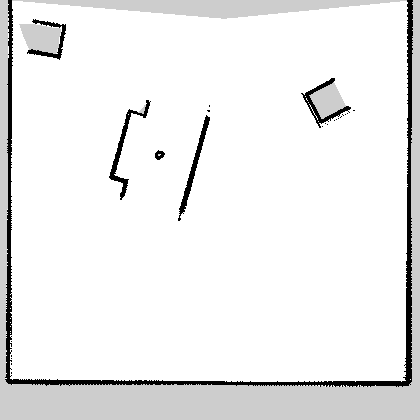
#> input picture scan_map/maps/raw_map.pgm, 420 x 420 px
$ jupyter execute --allow-errors map_processor.ipynb
#> lines starting #> are read from the running program, lines starting #| are printed output that depends on the picture; after the words box and inside, x2 and y2 are one past the last pixel; in counts of white or black regions, pixels touching at a corner belong together
# map_processor debug notebook

This notebook mirrors `map_processor.py`, but keeps every important intermediate image visible: raw map loading, thresholding, dilation, template scaling, wall matching, alignment, per-object match heatmaps, masking, and final output canvases.

Run cells top to bottom. The default paths assume this notebook lives in `scan_map/scripts/` and reads `../maps/raw_map.pgm` plus `../templates/*.png`.

[cell 1]
from pathlib import Path
import csv

import cv2
import matplotlib.pyplot as plt
import numpy as np
import yaml

plt.rcParams['figure.figsize'] = (8, 8)
plt.rcParams['image.cmap'] = 'gray'

NOTEBOOK_DIR = Path.cwd()
if not (NOTEBOOK_DIR / '../maps/raw_map.pgm').resolve().exists():
    # Allows running from repo root in JupyterLab.
    NOTEBOOK_DIR = Path('scan_map/scripts').resolve()

MAP_DIR = (NOTEBOOK_DIR / '../maps').resolve()
TPL_DIR = (NOTEBOOK_DIR / '../templates').resolve()
RAW_MAP = MAP_DIR / 'raw_map.pgm'

TPL_RES = 0.001
FINAL_RES = 0.01
FIELD_SIZE = 4.0

print('MAP_DIR =', MAP_DIR)
print('TPL_DIR =', TPL_DIR)
print('RAW_MAP =', RAW_MAP)

## Helpers

These are copied from the processor, with extra debug helpers for plotting score maps and overlays.

[cell 2]
def show_img(img, title='', cmap='gray', vmin=None, vmax=None, ax=None):
    if ax is None:
        _, ax = plt.subplots(figsize=(8, 8))
    ax.imshow(img, cmap=cmap, vmin=vmin, vmax=vmax)
    ax.set_title(title)
    ax.axis('off')
    return ax


# [12 lines left out: function show_grid, not called in this run]


def load_scaled_template(filename, target_res, threshold=200, crop=True):
    """Load template PNG as a white obstacle mask.

    Template files are black obstacle geometry on white background. For overlays
    and final drawing, ignore all white background pixels and keep only black
    geometry as 255-valued mask pixels.
    """
    img = cv2.imread(str(TPL_DIR / filename), cv2.IMREAD_GRAYSCALE)
    if img is None:
        raise FileNotFoundError(f'Missing template: {filename}')
    if img.shape[0] == 0 or img.shape[1] == 0:
        return None
    img = np.where(img < threshold, 255, 0).astype(np.uint8)
    if int(np.max(img)) == 0:
        return None
    if crop:
        ys, xs = np.where(img > 0)
        img = img[ys.min():ys.max() + 1, xs.min():xs.max() + 1]
    scale = TPL_RES / target_res
    w = max(1, int(round(img.shape[1] * scale)))
    h = max(1, int(round(img.shape[0] * scale)))
    return cv2.resize(img, (w, h), interpolation=cv2.INTER_NEAREST)


def create_wall_template(size=FIELD_SIZE, thickness=0.1, res=FINAL_RES):
    p_size, p_thick = int(size / res), int(thickness / res)
    img = np.zeros((p_size + p_thick * 2, p_size + p_thick * 2), dtype=np.uint8)
    cv2.rectangle(img, (p_thick, p_thick), (p_size + p_thick, p_size + p_thick), 255, p_thick)
    return img


def rotate_template(template, angle):
    h, w = template.shape
    M = cv2.getRotationMatrix2D((w // 2, h // 2), angle, 1.0)
    return cv2.warpAffine(template, M, (w, h), flags=cv2.INTER_NEAREST)


def rotate_template_bound(template, angle):
    """Rotate a mask without clipping its corners."""
    h, w = template.shape
    center = (w / 2.0, h / 2.0)
    M = cv2.getRotationMatrix2D(center, angle, 1.0)
    cos = abs(M[0, 0])
    sin = abs(M[0, 1])
    new_w = int(np.ceil((h * sin) + (w * cos)))
    new_h = int(np.ceil((h * cos) + (w * sin)))
    M[0, 2] += (new_w / 2.0) - center[0]
    M[1, 2] += (new_h / 2.0) - center[1]
    return cv2.warpAffine(template, M, (new_w, new_h), flags=cv2.INTER_NEAREST, borderValue=0)


# [37 lines left out: function fit_template_overlap_debug, not called in this run]


def fit_template_debug(map_img, template, angles, method=cv2.TM_CCOEFF_NORMED):
    best = {
        'score': -np.inf,
        'loc': (0, 0),
        'angle': None,
        'rotated': None,
        'response': None,
    }
    per_angle = []
    h, w = template.shape
    for angle in angles:
        rotated = rotate_template(template, angle)
        response = cv2.matchTemplate(map_img, rotated, method)
        min_val, max_val, min_loc, max_loc = cv2.minMaxLoc(response)
        if method in (cv2.TM_SQDIFF, cv2.TM_SQDIFF_NORMED):
            score, loc = -min_val, min_loc
        else:
            score, loc = max_val, max_loc
        per_angle.append((angle, score))
        if score > best['score']:
            best.update(score=score, loc=loc, angle=angle, rotated=rotated, response=response)
    best['cx'] = best['loc'][0] + w // 2
    best['cy'] = best['loc'][1] + h // 2
    best['per_angle'] = np.array(per_angle, dtype=float)
    return best


def overlay_template(map_img, template, cx, cy, title='overlay'):
    fig, ax = plt.subplots(figsize=(8, 8))
    ax.imshow(map_img, cmap='gray', vmin=0, vmax=255)
    h, w = template.shape
    extent = [cx - w // 2, cx - w // 2 + w, cy - h // 2 + h, cy - h // 2]
    masked = np.ma.masked_where(template <= 0, template)
    ax.imshow(masked, cmap='autumn', alpha=0.55, extent=extent, interpolation='nearest')
    ax.plot(cx, cy, 'c+', markersize=14, markeredgewidth=2)
    ax.set_title(title)
    ax.axis('off')
    return fig


# [83 lines left out: functions draw_on_map, clean_filled_template_like, erase_rotated_footprint, detect_square_pyramid, not called in this run]

## 1. Raw map and thresholding

`map_processor.py` treats dark occupied cells as white after thresholding with `THRESH_BINARY_INV` at 200. This cell shows the raw map, histogram, binary image, and dilated binary image.

[cell 3]
raw_map = cv2.imread(str(RAW_MAP), cv2.IMREAD_GRAYSCALE)
#> raw_map is the input picture: shape (420, 420); min 0, max 255, mean 237.3
if raw_map is None:
    raise FileNotFoundError(f'raw_map.pgm not found at {RAW_MAP}')

THRESHOLD = 230
_, binary_map = cv2.threshold(raw_map, THRESHOLD, 255, cv2.THRESH_BINARY_INV)
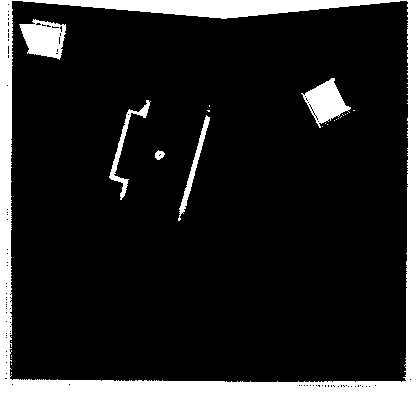
#> binary_map: shape (420, 420); 18.8% white; 24 white regions (18 under 20 px), largest, box (x1, y1, x2, y2) and area: (0, 0, 420, 420) 29562, (19, 19, 66, 60) 1270, (301, 78, 351, 128) 1201, (109, 100, 151, 200) 592, (178, 115, 210, 221) 523, (155, 150, 165, 160) 67

# Keep object matching sparse, but always use a dilated image for wall fitting.
# The wall is an arena-scale feature; without dilation, missing scan samples can
# make the square wall fit tilt or pick an equivalent 90-degree orientation.
object_map = binary_map.copy()
wall_map = cv2.dilate(binary_map, np.ones((5, 5), np.uint8))
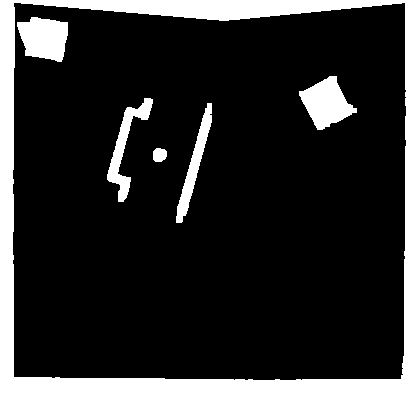
#> wall_map: shape (420, 420); 22.3% white; 6 white regions, box (x1, y1, x2, y2) and area: (0, 0, 420, 420) 33220, (299, 76, 357, 130) 1755, (17, 17, 68, 62) 1717, (107, 98, 153, 202) 1279, (176, 103, 212, 223) 1164, (153, 148, 167, 162) 165
dilated_map = object_map

print('raw_map shape:', raw_map.shape, 'min/max:', int(raw_map.min()), int(raw_map.max()))
#| raw_map shape: (420, 420) min/max: 0 255
print('binary occupied pixels:', int(np.count_nonzero(binary_map)))
#| binary occupied pixels: 33244
print('object_map occupied pixels:', int(np.count_nonzero(object_map)))
#| object_map occupied pixels: 33244
print('wall_map occupied pixels:', int(np.count_nonzero(wall_map)))
#| wall_map occupied pixels: 39300

fig, axes = plt.subplots(1, 4, figsize=(22, 5))
show_img(raw_map, 'raw_map.pgm', vmin=0, vmax=255, ax=axes[0])
axes[1].hist(raw_map.ravel(), bins=64)
axes[1].set_title('raw intensity histogram')
axes[1].set_xlabel('pixel value')
axes[1].set_ylabel('count')
show_img(object_map, f'threshold < {THRESHOLD} -> occupied', vmin=0, vmax=255, ax=axes[2])
show_img(wall_map, 'wall_map: 5x5 dilation', vmin=0, vmax=255, ax=axes[3])
fig.tight_layout()
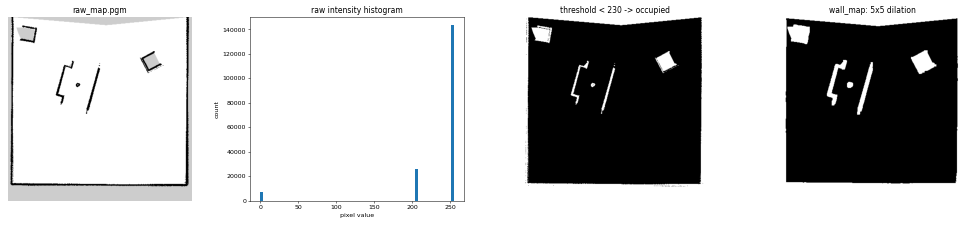
#> figure drawn by matplotlib, 4 panels; panel 2: tallest bar 143156 high, from x = 251 to 255
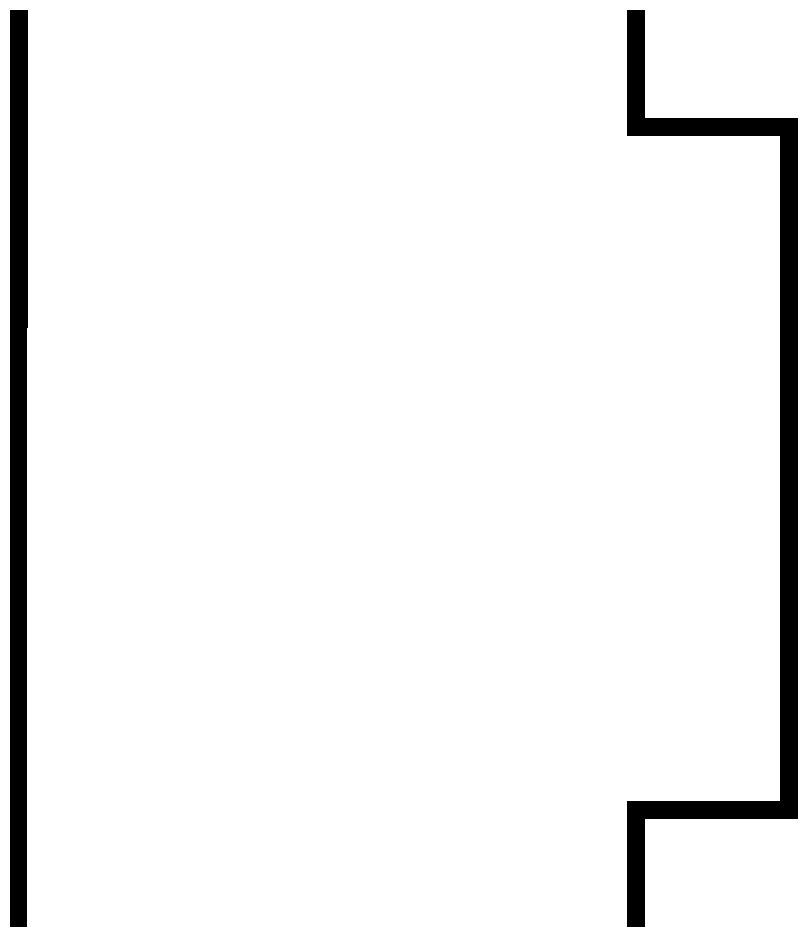
#> input picture scan_map/templates/bridge_lidar_scan.png, 807 x 937 px

## 2. Template scaling sanity check

The templates are drawn at 1 mm/pixel and are resized to 10 mm/pixel. This makes the bridge scan template about 94 x 81 pixels and the pyramid scan template about 33 x 33 pixels. If the visible obstacle in the map is much larger or smaller than this, matching will fail.

[cell 4]
template_files = [
    'bridge_lidar_scan.png', 'pyramid_lidar_scan.png',
    'bridge_lidar_run.png', 'pyramid_lidar_run.png',
    'bridge_base.png', 'pyramid_base.png',
]

template_items = []
#> (the rest of this cell did not finish here and is left out)

#> in load_scaled_template, `return cv2.resize(img, (w, h), interpolation=cv2.INTER_NEAREST)`:
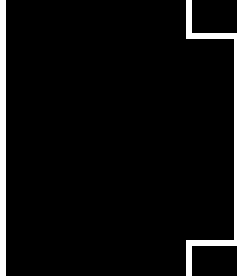
#> returned value: shape (92, 79) (shown 3 times larger); 5% white; 2 white regions, box (x1, y1, x2, y2) and area: (0, 0, 2, 92) 184, (62, 0, 79, 92) 177
#| bridge_lidar_scan.png    raw=(937, 807) scaled=(92, 79) nonzero=361
    print(f'{name:24s} raw={None if raw is None else raw.shape} scaled={None if scaled is None else scaled.shape} nonzero={0 if scaled is None else int(np.count_nonzero(scaled))}')
    if scaled is not None:
        template_items.append((name + ' scaled', scaled, {'vmin': 0, 'vmax': 255}))

show_grid(template_items, cols=3, figsize_per=(4, 4))

## 3. Wall fit

The wall template is matched first to estimate arena center and yaw. The overlay should place the orange square border on top of the occupied arena boundary. If this is wrong, all later object matching is in the wrong coordinate frame.

[cell 5]
wall_tmp = create_wall_template()
#> in create_wall_template, `cv2.rectangle(img, (p_thick, p_thick), (p_size + p_thick, p_size + p_t..`:
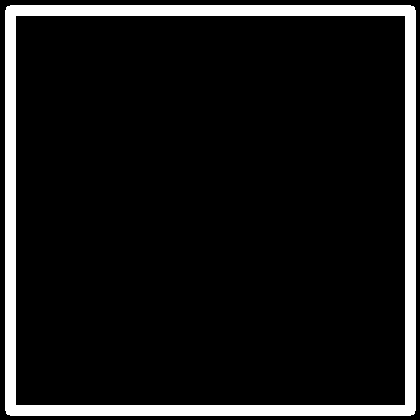
#> img: shape (420, 420); 10% white; 1 white region, box (x1, y1, x2, y2) and area: (5, 5, 416, 416) 17560
wall_fit = fit_template_debug(wall_map, wall_tmp, range(0, 90, 1))
#> the loop in fit_template_debug, `for angle in angles:` made 90 passes
#> (response, min_val, max_val, score) on passes 1 to 8: ([0.507], 0.507, 0.507, 0.507), ([0.495], 0.495, 0.495, 0.495), ([0.473], 0.473, 0.473, 0.473), ([0.435], 0.435, 0.435, 0.435), ([0.391], 0.391, 0.391, 0.391), ([0.351], 0.351, 0.351, 0.351), ([0.318], 0.318, 0.318, 0.318), ([0.292], 0.292, 0.292, 0.292)
#> pass 2, in fit_template_debug, `rotated = rotate_template(template, angle)`:
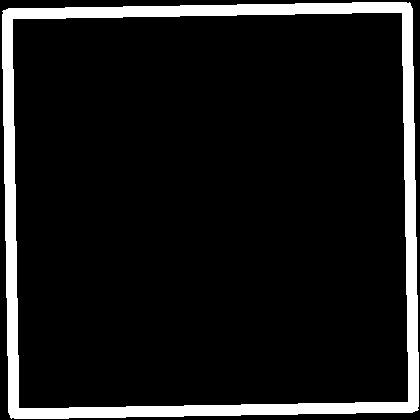
#> rotated: shape (420, 420); 9.9% white; 1 white region, box (x1, y1, x2, y2) and area: (2, 2, 419, 419) 17551
#> pass 3, in fit_template_debug, `rotated = rotate_template(template, angle)`:
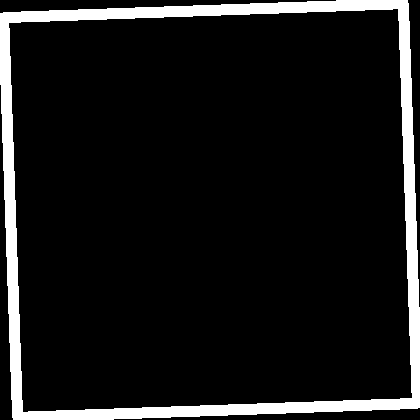
#> rotated: shape (420, 420); 9.8% white; 1 white region, box (x1, y1, x2, y2) and area: (0, 0, 420, 420) 17212
w_cx, w_cy, w_yaw, w_score = wall_fit['cx'], wall_fit['cy'], wall_fit['angle'], wall_fit['score']
# A square wall has 90-degree yaw symmetry. Normalize tiny numerical or fit
# differences into a stable arena yaw interval before alignment.
w_yaw = ((w_yaw + 45) % 90) - 45
wall_fit['rotated'] = rotate_template(wall_tmp, w_yaw)
print(f'Wall fit: center=({w_cx},{w_cy}) yaw={w_yaw} score={w_score:.4f}')
#| Wall fit: center=(210,210) yaw=0 score=0.5066

fig, axes = plt.subplots(1, 2, figsize=(14, 5))
axes[0].plot(wall_fit['per_angle'][:, 0], wall_fit['per_angle'][:, 1])
axes[0].set_title('wall score by angle')
axes[0].set_xlabel('angle')
axes[0].set_ylabel('score')
show_img(wall_fit['response'], 'wall match response at best angle', cmap='viridis', ax=axes[1])
fig.tight_layout()

overlay_template(wall_map, wall_fit['rotated'], w_cx, w_cy, f'wall overlay score={w_score:.4f}')
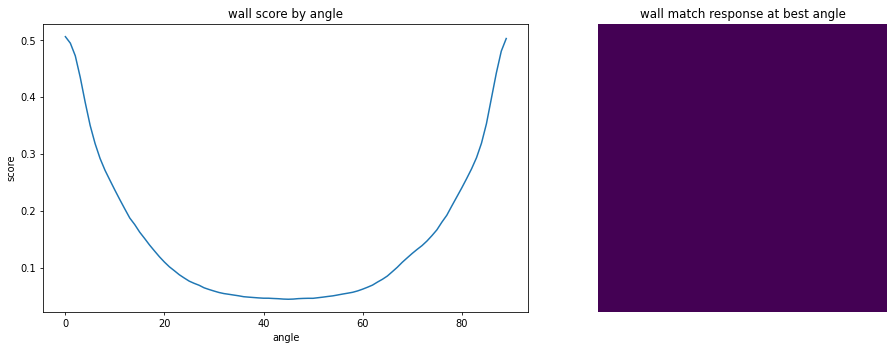
#> figure drawn by matplotlib, 2 panels; panel 1: curve peaks at x = 0, y = 0.507
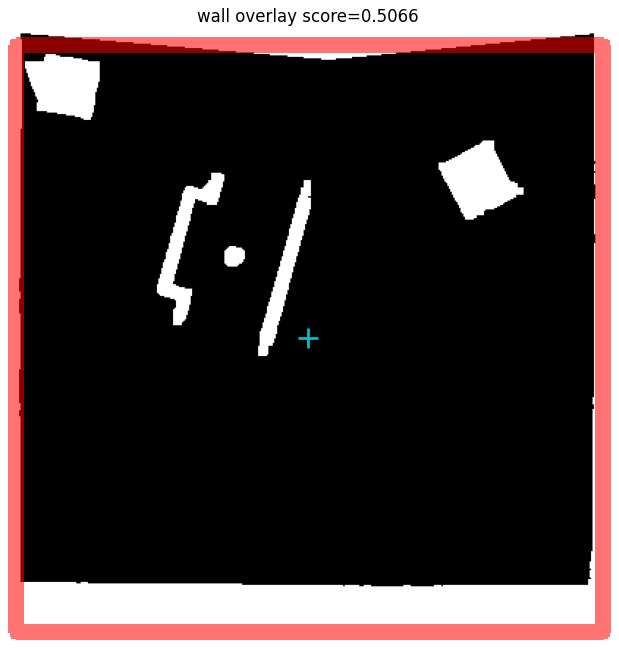
#> figure drawn by matplotlib, 1 panel

## 4. Arena alignment

The processor rotates the binary map around the wall center by the fitted wall yaw. The red rectangle below is the 4 m x 4 m arena crop implied by `origin_x` and `origin_y`.

[cell 6]
h_img, w_img = dilated_map.shape
M_align = cv2.getRotationMatrix2D((w_cx, w_cy), w_yaw, 1.0)
aligned_map = cv2.warpAffine(dilated_map, M_align, (w_img, h_img), flags=cv2.INTER_NEAREST)

half = (FIELD_SIZE / FINAL_RES) / 2
origin_x = int(w_cx - half)
origin_y = int(w_cy + half)
pixels = int(FIELD_SIZE / FINAL_RES)

print('origin_x, origin_y:', origin_x, origin_y)
#| origin_x, origin_y: 10 410
#> (the rest of the program and of its run is left out)
